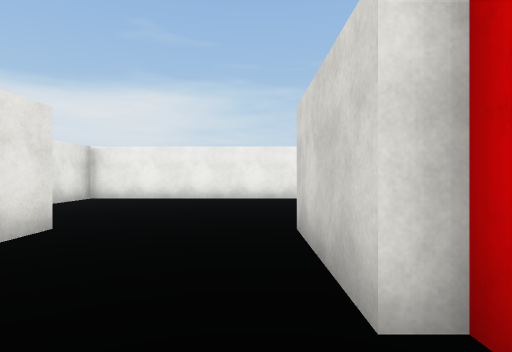
view 1 (above)

24 first-person views from a walk through a Unity game level. The camera is 1.3 m above the floor, looks level and sees 80° across. The floor is counted in squares, 2 m on a side. Each view is taken from the middle of a square. On the plan, view 1 faces up. The plan holds only what a view shows up to about 10 squares ahead; the rest is blank. The player character is not drawn. Surface patterns are stand-ins for the level's own textures.

view 2
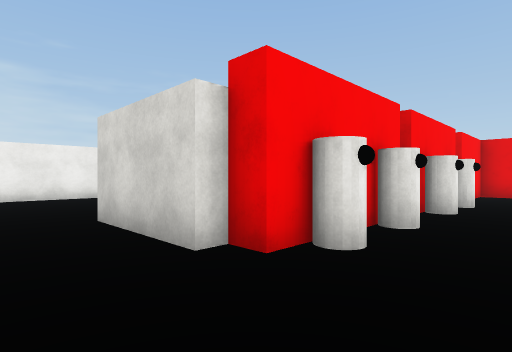

view 3
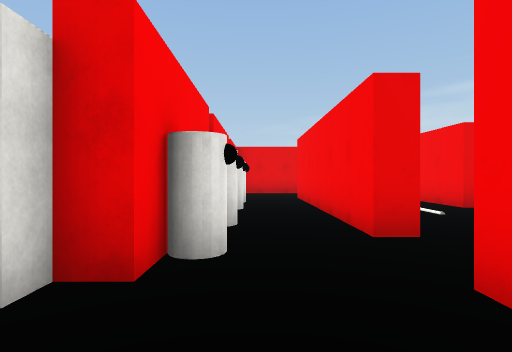

view 4
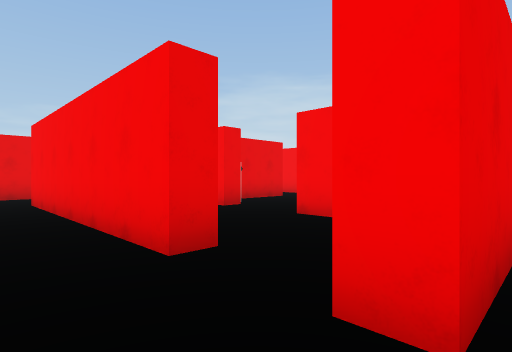

view 5
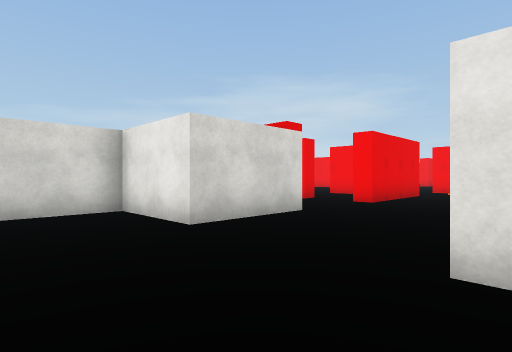

view 6
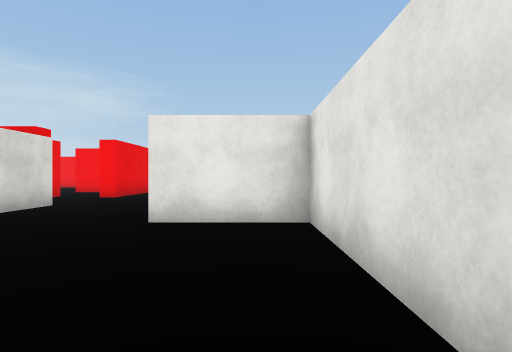

view 7
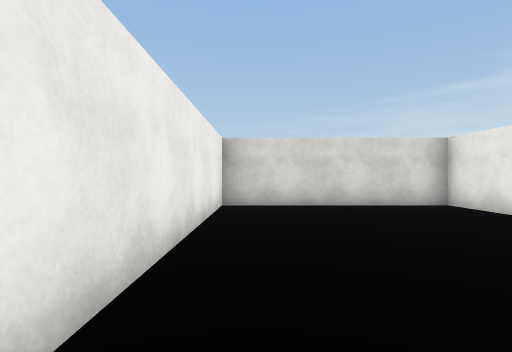

view 8
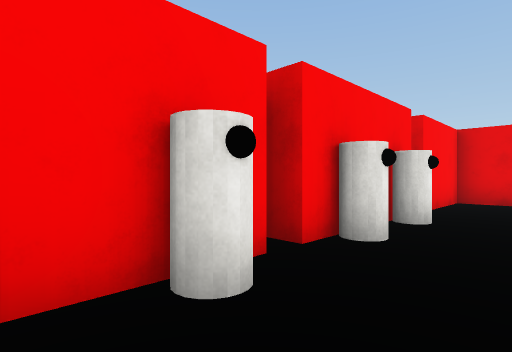

view 9
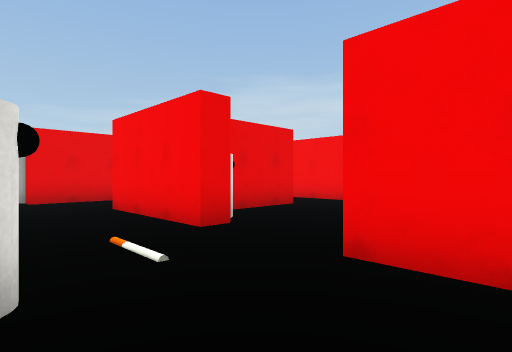

view 10
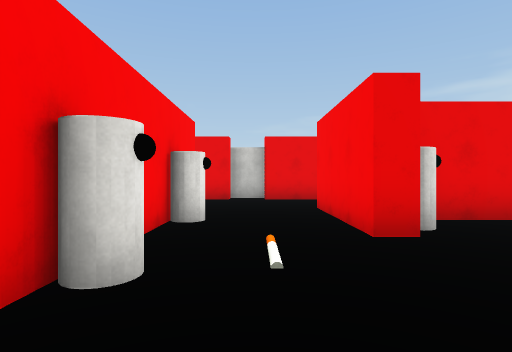

view 11
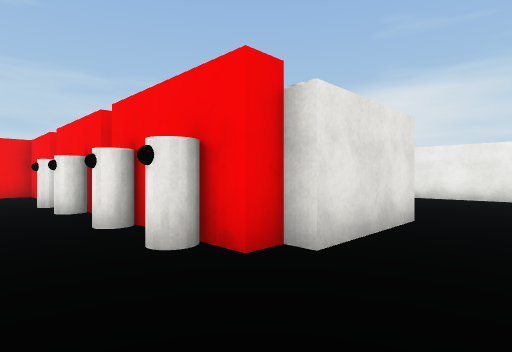

view 12
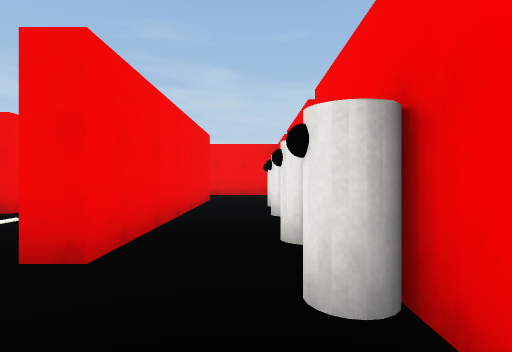

view 13
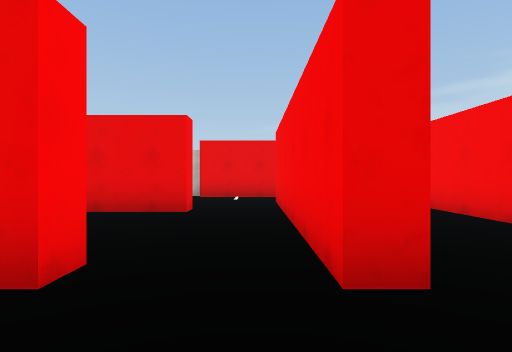

view 14
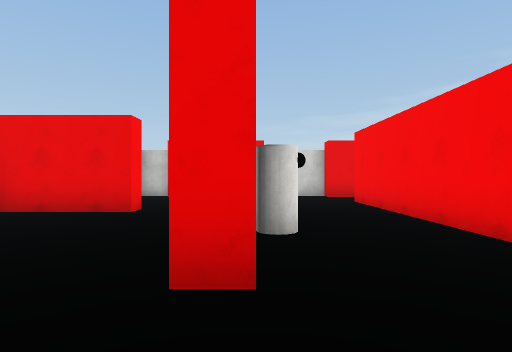

view 15
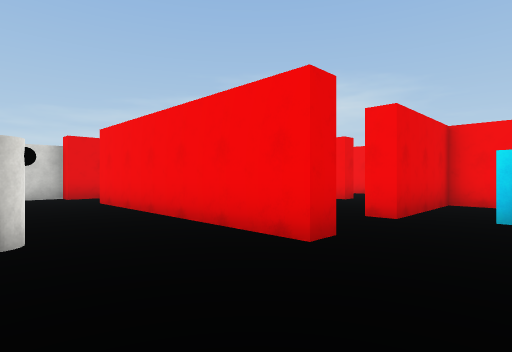

view 16
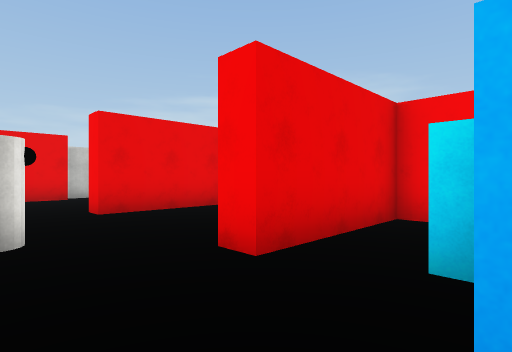

view 17
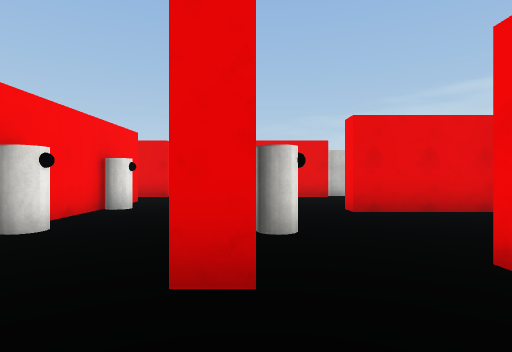

view 18
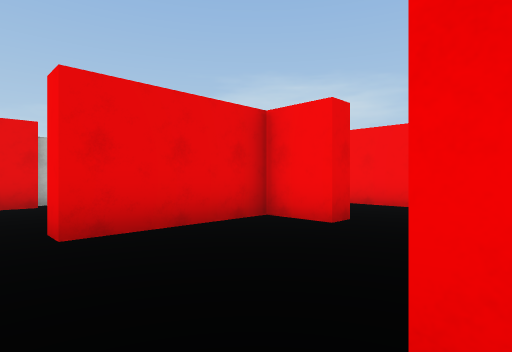

view 19
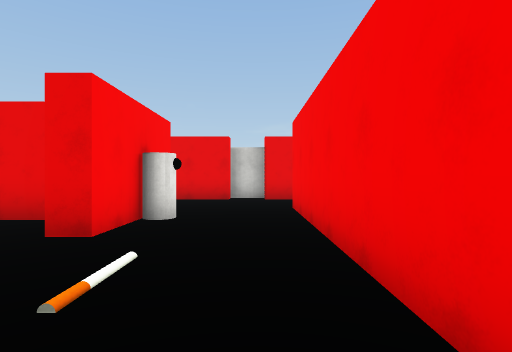

view 20
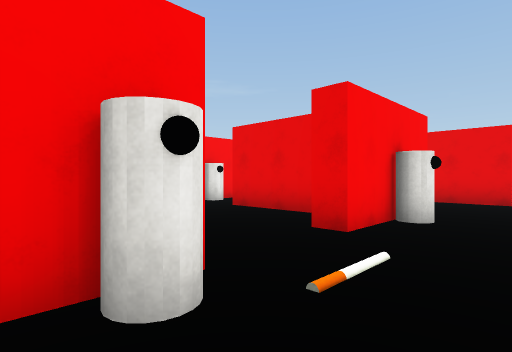

view 21
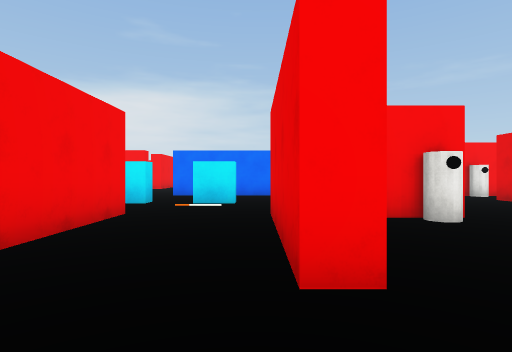

view 22
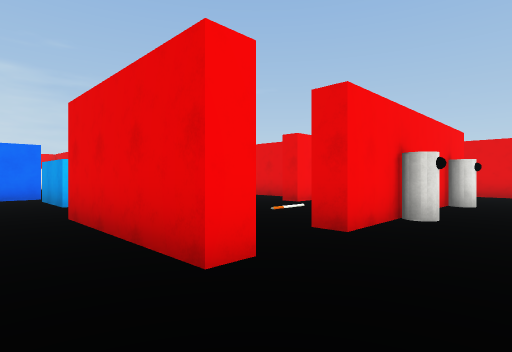

view 23
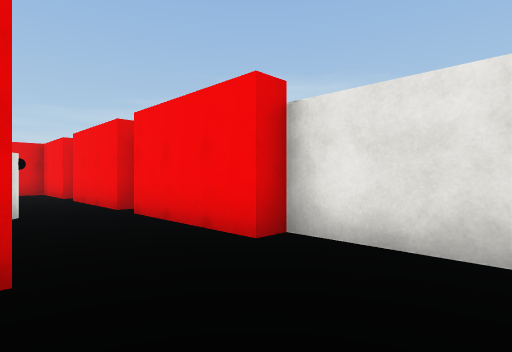

view 24
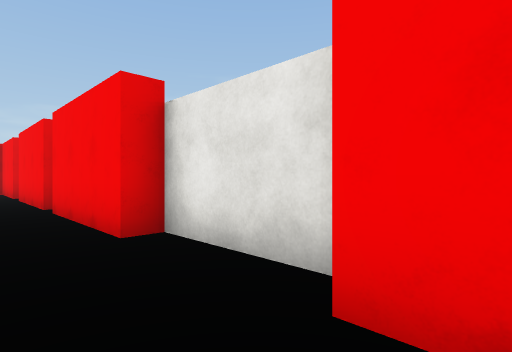

### Floor plan
Points are (right, up) in squares from view 1. A wall is a line through its corners. A room is listed if a view was taken in it or the views show most of it. See-through windows are left out.
Room 1 (views 1, 2, 3, 4, 5, 6, 7, 8, 9, 10, 11, 12)
walls: (-2.9, 1.2) (-2.9, 0.7); (2.2, -1.9) (2.2, -1.3) (3.5, -1.3); (3.9, 0.7) (0.9, 0.7) (0.9, 1.2) (0.5, 1.2) (0.5, 3.7) (2.7, 3.7) (2.7, 8.7) (-4.8, 8.7) (-4.8, 3.7) (-2.5, 3.7) (-2.5, 1.2); (0.2, -4.4) (0.2, -1.3) (0.8, -1.3)
ways out: opening at (2.5, -2.5) to room 4; opening at (3, 0) to room 10
objects: other object (2, 0); other object (3, 0)
Room 2 (views 13, 14, 15)
walls: (2.7, -10.1) (2.7, -9.5); (3.2, -7.8) (2.8, -7.8)
ways out: opening at (1.5, -10) to room 3
Room 3 (views 16, 17)
walls: (2.7, -13.1) (2.7, -12.5)
ways out: opening at (1.5, -10) to room 2
Room 4 (view 18)
walls: (6.5, -10) (5.4, -10); (7, -7.8) (6.5, -7.8) (6.5, -5.4); (10.5, -10.2) (10.5, -7.2); (11, -12.3) (11, -11.4); (2.7, -12.5) (8.8, -12.5); (2.7, -9.5) (8.6, -9.5); (11, -7.2) (11, -6.2); (10.5, -15.4) (10.5, -12.3); (2.7, -14.8) (3.2, -14.8); (11, -16) (11, -15.2); (6.1, -4.3) (8.2, -4.3); (10.5, -5.1) (10.5, -3.3); (6.8, -18.3) (5.3, -18.3) (5.3, -17.8) (6.5, -17.8) (6.5, -14.8) (7, -14.8); (3.2, -18.3) (2, -18.3); (2.1, -4.3) (3.2, -4.3); (11, -3.3) (11, -2.2); (10.5, -19.2) (10.5, -17.8); (11, -20.4) (11, -19.2); (2.9, -20.8) (8.2, -20.8); (10.5, -21.6) (10.5, -20.2)
ways out: opening at (2.5, -2.5) to room 1; opening at (3, -19.5) to room 5; opening at (9.5, -21) to room 9; opening at (9.5, -1) to room 10; opening at (3, -14)
objects: other object (3, -19); other object (4, -2); other object (5, -13); other object (5, -10); other object (6, -5); other object (6, -2); other object (7, -19); other object (7, -13); other object (7, -10)
Room 5 (views 19, 20)
walls: (2.2, -21.3) (2.2, -20.8)
ways out: opening at (3, -19.5) to room 4
Room 6 (views 21, 22)
walls: (-2, -23.8) (0.2, -23.8) (0.2, -23.3)
ways out: opening at (-1.5, -20.5) to room 7; opening at (-3, -22.5) to room 8; opening at (0, -22.5) to room 9
Room 7 (view 23)
walls: (-2.2, -17.8) (-2.2, -20.4); (0.2, -21.3) (0.2, -17.8)
ways out: opening at (-1.5, -20.5) to room 6; opening at (-1.5, -18)
Room 8 (view 24)
walls: (-3, -23.3) (-2.2, -23.3)
ways out: opening at (-3, -22.5) to room 6
Room 9 (no view inside)
walls: (4, -21.3) (2.2, -21.3); (4, -23.3) (7, -23.3); (6.8, -21.3) (6, -21.3); (8, -23.3) (9.9, -23.3); (0.8, -21.3) (0.2, -21.3); (0.2, -23.3) (3.2, -23.3); (10.5, -22.8) (10.5, -21.6)
ways out: opening at (9.5, -21) to room 4; opening at (0, -22.5) to room 6
objects: other object (4, -22); other object (7, -22)
Room 10 (no view inside)
walls: (6.6, 0.7) (4.4, 0.7) (4.4, 1.2); (3.5, -1.3) (8.2, -1.3); (10.5, -2.2) (10.5, 0.7) (8.5, 0.7)
ways out: opening at (3, 0) to room 1; opening at (9.5, -1) to room 4
objects: other object (5, 0); other object (7, 0)

Positions as (right, up) in squares from view 1, and headings:
1: (0, 0), facing up
2: (-1, -1), facing up-right
3: (-1, 0), facing right
4: (0, 0), facing down-right
5: (-3, 6), facing down-right
6: (-4, 8), facing down
7: (-4, 8), facing right
8: (2, -1), facing up-right
9: (2, -2), facing down-right
10: (2, -3), facing right
11: (-1, -1), facing up-left
12: (-2, 0), facing left
13: (1, -9), facing right
14: (1, -10), facing right
15: (1, -10), facing down-right
16: (1, -13), facing down-right
17: (1, -13), facing right
18: (3, -14), facing down-right
19: (2, -20), facing right
20: (2, -20), facing up-right
21: (0, -23), facing up
22: (-1, -23), facing up-right
23: (-2, -21), facing down-right
24: (-3, -22), facing down-right
